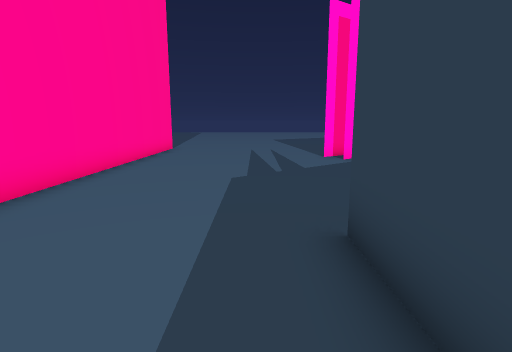
View 1 (above)

24 first-person views from a walk through a scene from a Unity 3-D project. The camera is 1.4 m above the floor, tilts 10° down and sees 80° across. The floor is counted in squares, 1 m on a side. Each view is taken from the middle of a square. On the plan, view 1 faces up. The plan holds only what a view shows up to about 14 squares ahead; the rest is blank. The place goes on beyond the plan. The player is left out. Some animated figures are not drawn.

View 2
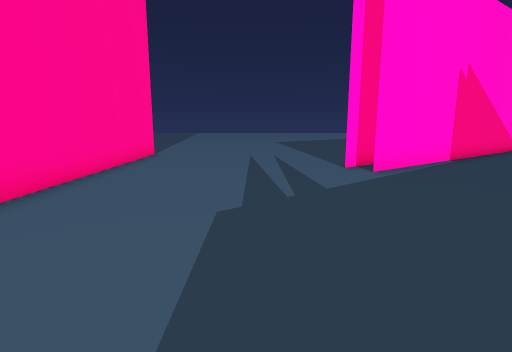

View 3
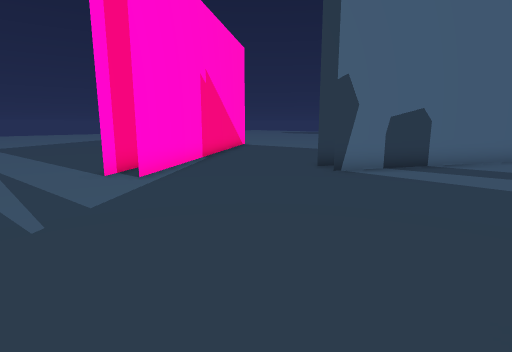

View 4
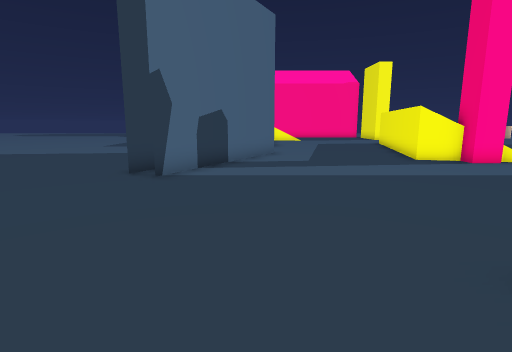

View 5
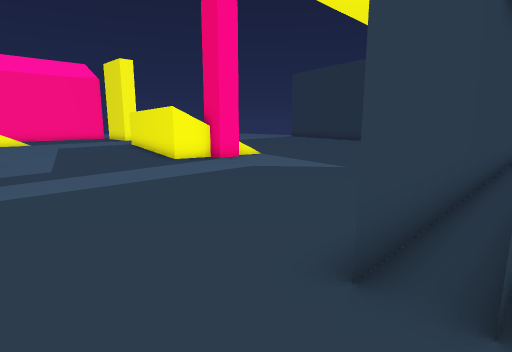

View 6
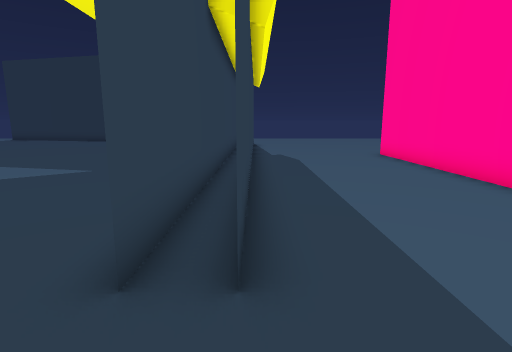

View 7
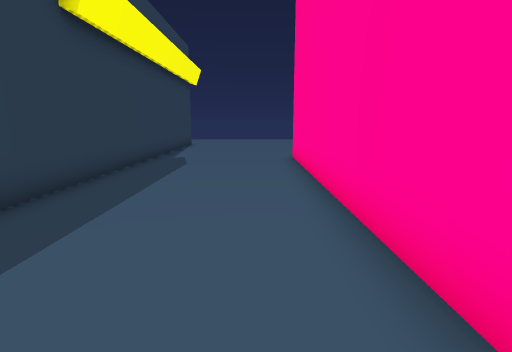

View 8
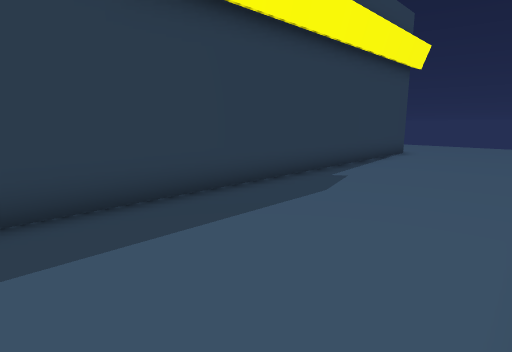

View 9
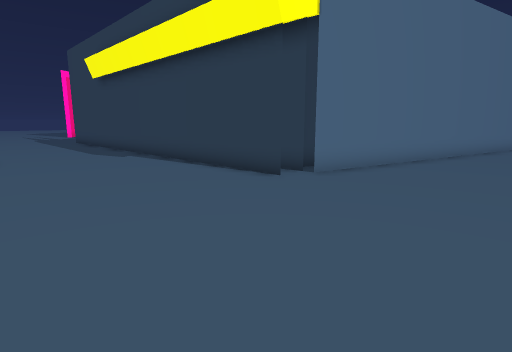

View 10
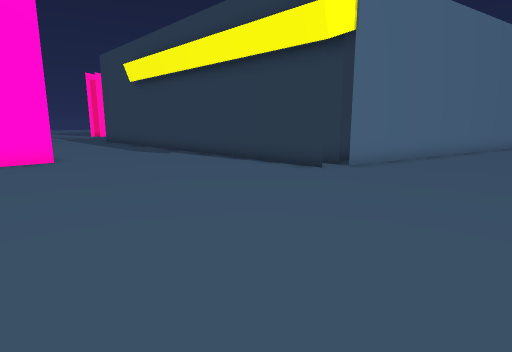

View 11
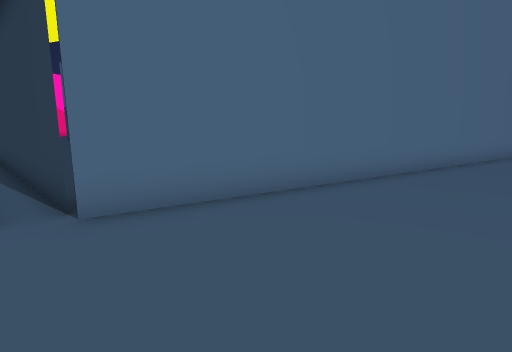

View 12
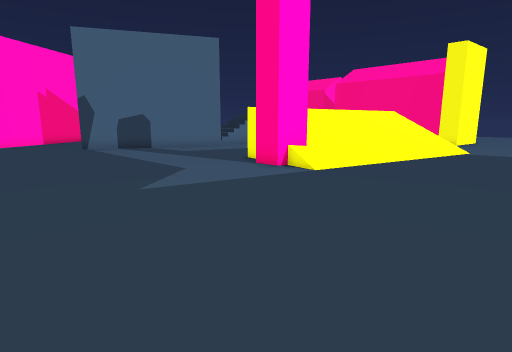

View 13
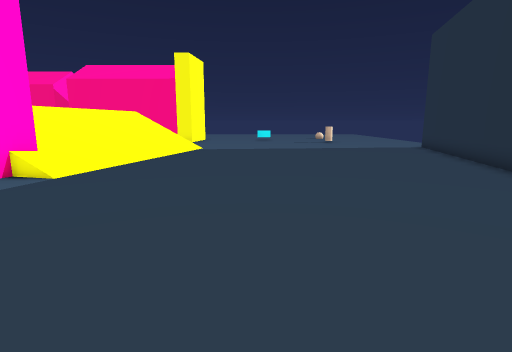

View 14
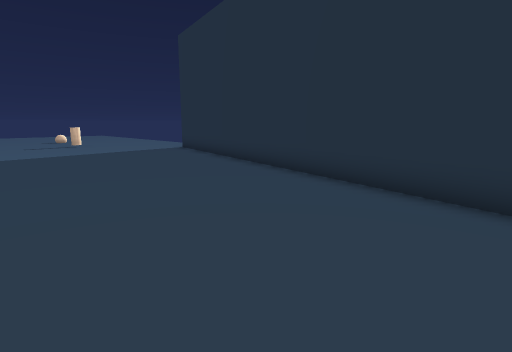

View 15
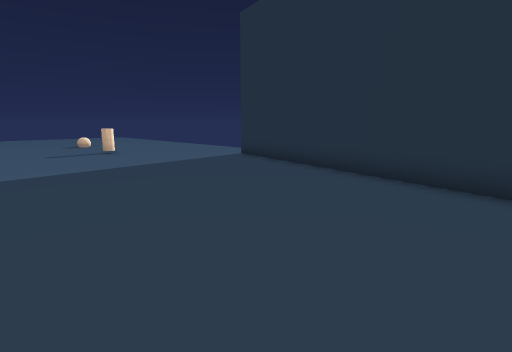

View 16
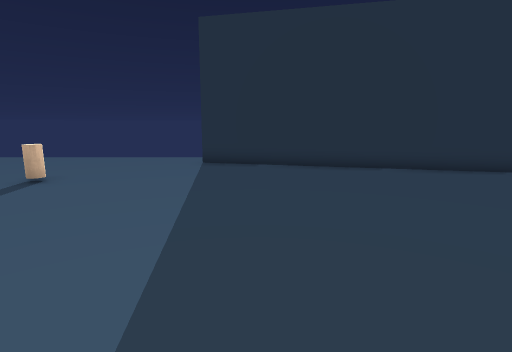

View 17
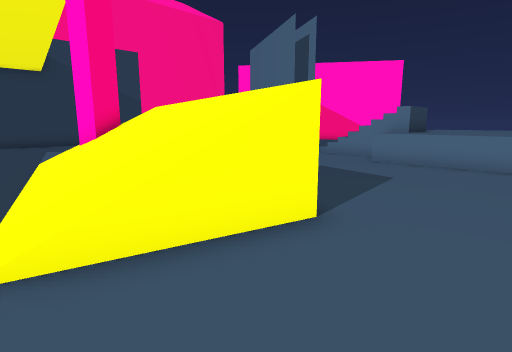

View 18
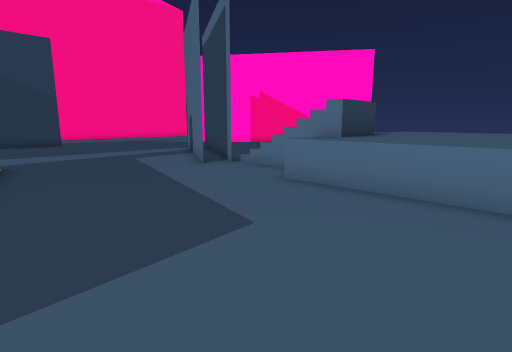

View 19
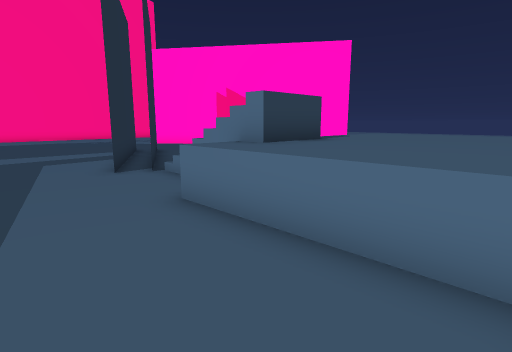

View 20
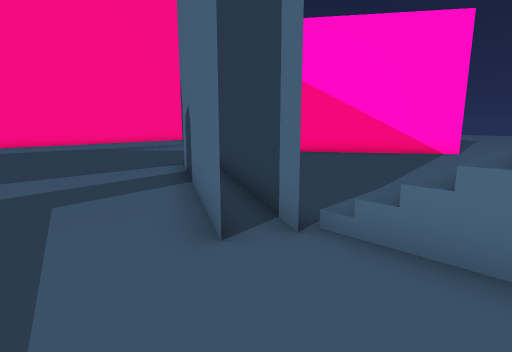

View 21
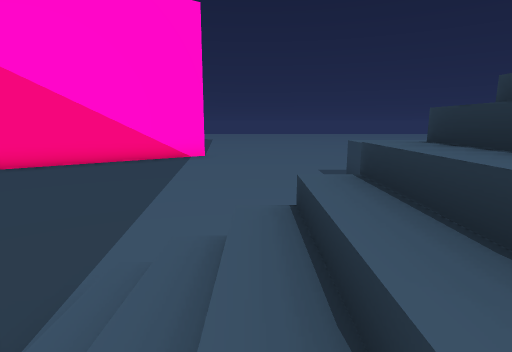

View 22
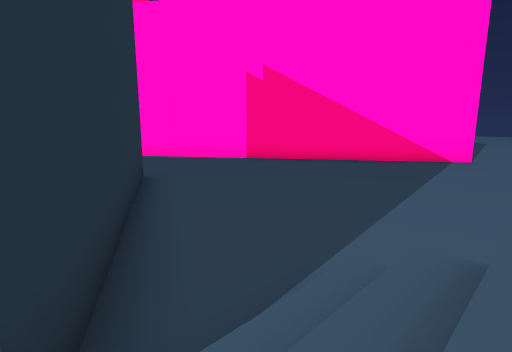

View 23
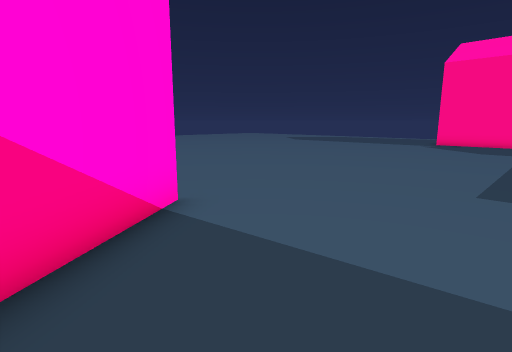

View 24
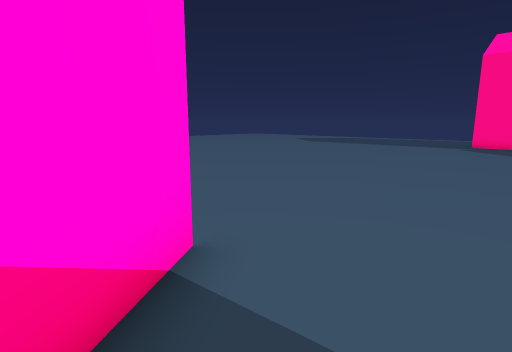

### Floor plan
Key: @ floor where view 1 was taken; # wall or solid block; . main floor; : floor 1 m higher than the main floor; / step, stairs or slope; = window, fence, low wall or low ledge; v drop or lower ground; O other object.
Columns run from 7 left of view 1 to 23 right of it. Each row starts with its distance up from view 1.
 25                          ......
 24                         .......
 23                        ........
 22                        ........
 21          ..          ..........
 20          ...         ..........
 19         ....        #..........
 18         ....      ###..........
 17    .........     ##............
 16   #.........   ###.............
 15   #.........  ##...............
 14   #........  ##...........
 13   #.......####...........===
 12   #.......##.............=::::
 11   #...................... ::::
 10   #.....................  ::::
  9   #............###.....   ::::
  8   #.............###...///=::::
  7   #...............###./// v:::
  6   #................###/..==:::
  5   #......................=:::::
  4   #............................
  3   #.....##.....................
  2   #.....##.....................
  1   #.....##.....................
  0   #....@## ........#...........
 -1   #.....## .......O/// v ......
 -2   #.....## .......OO//////  ...
 -3   #.....##........O/////////...
 -4   #.....##......../////////v...
 -5   #.....##............//////..
 -6   #.....##................/.. .
 -7  ##.....##...................
 -8  .......## ..................
 -9  .......##....................
-10  .......##. ...................
-11  .......##. ...................
-12  .......##. ...................
-13  .......##. ...................
-14 ........### ...................
-15 .........######................
-16 ............#######............
-17 ................########.......
-18 ....................########...
-19  .......................#  #...
-20 . ....... .....

Where each view was taken, in squares from view 1:
view 1: 0 up, 0 right, facing up
view 2: 3 up, 0 right, facing up
view 3: 4 up, 0 right, facing up-right
view 4: 6 up, 0 right, facing right
view 5: 6 up, 1 right, facing down-right
view 6: 6 up, 1 right, facing down
view 7: 5 up, 3 left, facing down
view 8: 0 up, 4 left, facing down-right
view 9: 20 down, 5 left, facing up-right
view 10: 20 down, 7 left, facing up-right
view 11: 20 down, 1 right, facing up-right
view 12: 9 down, 3 right, facing up-right
view 13: 9 down, 3 right, facing right
view 14: 9 down, 5 right, facing down-right
view 15: 9 down, 10 right, facing down-right
view 16: 5 down, 18 right, facing down
view 17: 6 down, 23 right, facing up-left
view 18: 1 down, 23 right, facing up-left
view 19: 2 up, 23 right, facing up-left
view 20: 3 up, 17 right, facing up-left
view 21: 6 up, 16 right, facing up
view 22: 6 up, 16 right, facing up-left
view 23: 14 up, 11 right, facing up-right
view 24: 16 up, 12 right, facing up-right
